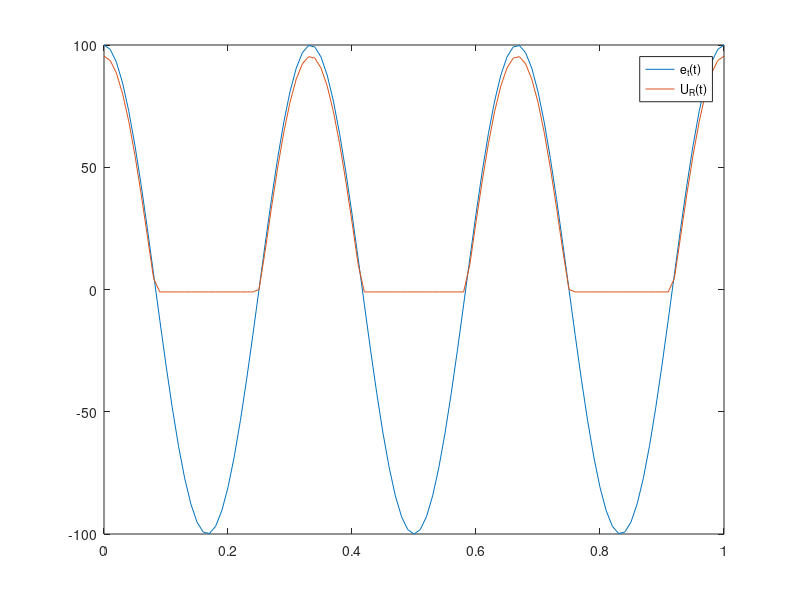

This figure's MATLAB source:
function lab5_demo
global E R a i0
R=1; a=1; i0=1;
t = 0:0.01:1;
Et = 100*cos(2*pi*3*t);
URm = [];
for E=Et
    UR = newmet5;
    URm= [URm, UR];
end 
plot(t,Et,t,URm); 
legend('e_t(t)', 'U_R(t)')

function x0 = newmet5(x0,epsilon)
if nargin==0;
    x0 = 0;
end
if nargin < 2;
    epsilon = 1e-3;
end
%x0 = 0;
%epsilon = 1e-3;
delta = funx(x0)/fund(x0);
while abs(delta) > epsilon
    delta = funx(x0)/fund(x0);
    x0 = x0 - delta;
end

function fx = fund(UR) 
global E R a i0
fx = - 1/R - a*i0*exp(a*(E - UR));

function fx = funx(UR)
global E R a i0
fx = i0*(exp(a*(E-UR))-1)-UR/R;